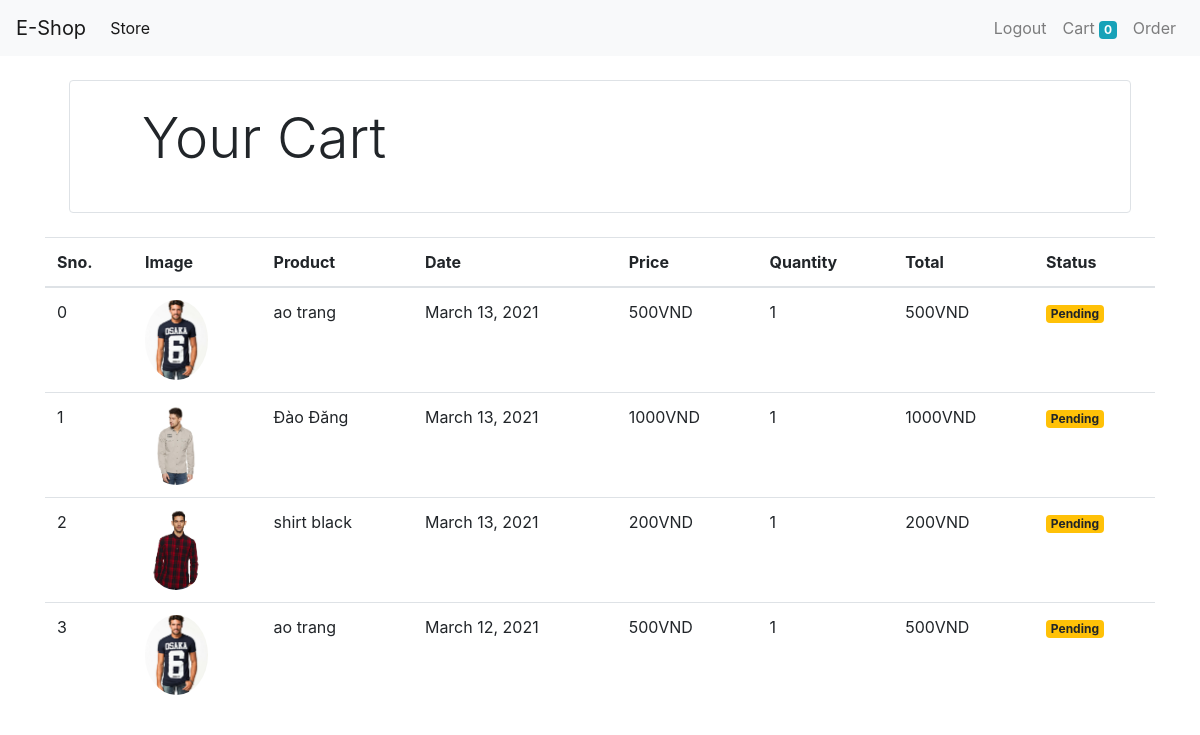
Page /orders (signed in) on the committed database.
### store/models/order.py (models this page shows)
class Order(models.Model):
    product=models.ForeignKey(Product,on_delete=models.CASCADE)
    customer=models.ForeignKey(Customer,on_delete=models.CASCADE)
    quantity = models.IntegerField(default=1)
    price = models.IntegerField()
    phone = models.CharField(max_length=10,default='',blank=True)
    address= models.CharField(max_length=50,default='',blank=True)
    date= models.DateField(default=datetime.datetime.today)
    status = models.BooleanField(default=False)
    @staticmethod
    def get_order_by_customer(customer_id):
        return Order.objects.filter(customer = customer_id).order_by('-date')

### store/models/product.py (models this page shows, shortened)
class Product(models.Model):
    name = models.CharField(max_length=50)
    price = models.IntegerField(default=0)
    category = models.ForeignKey(Category, on_delete= models.CASCADE, default=1)
    description = models.CharField(max_length=200, default='' , null=True , blank=True)
    image = models.ImageField(upload_to='uploads/products/')

### store/views/orderview.py (the view)
# urls.py: path('orders', OrderView.as_view(), name='orders'),
class OrderView(View):
    @method_decorator(auth_middleware)
    def get(self,request):
        customer = request.session.get('customer')
        order = Order.get_order_by_customer(customer)
        print('order:',order)
        return render(request, 'orders.html',{'orders': order})

### store/templatetags/custom_filter.py (called while the page is built)
@register.filter(name='currency')
def currency(number):
    return str(number)+'VND'

@register.filter(name='multiply')
def multiply(number, number1):
    return number * number1

### store/templates/orders.html
{% extends "base.html" %}
{% block content %}
{% load cart %}
{% load custom_filter %}
   <div class="container">
      <div class="border rounded p-4 m-4">
         <p class="display-4 pl-4 ml-4">Your Cart</p>
      </div>
      <table class="table">
         <thead>
            <tr>
               <th>Sno.</th>
               <th>Image</th>
               <th>Product</th>
               <th>Date</th>
               <th>Price</th>
               <th>Quantity</th>
               <th>Total</th>
               <th>Status</th>
            </tr>
         </thead>
         <tbody>
            {% for order in orders %}
            <tr>
               <td>{{forloop.counter0}}</td>
               <td> <img style="height:80px;" class="rounded-circle" src="{{order.product.image.url}}" alt=""></td>
               <td>{{order.product.name}}</td>
               <td>{{order.date}}</td>
               <td>{{order.price|currency}}</td>
               <td>{{order.quantity}}</td>
               <td>{{order.quantity|multiply:order.price|currency}}</td>
               {% if order.status %}
               <td><small class="badge badge-success">Completed</small></td>
               {%else%}
               <td><small class="badge badge-warning">Pending</small></td>
               {%endif%}
            </tr>
            {% endfor %}
         </tbody>
      </table>
   </div>
{% endblock %}

### rows in the picture
Order: product.image (picture), product.name "ao trang", date "March 13, 2021", price "500VND", quantity "1", quantity|multiply "500VND", status "Pending"
Order: product.image (picture), product.name "Đào Đăng", date "March 13, 2021", price "1000VND", quantity "1", quantity|multiply "1000VND", status "Pending"
Order: product.image (picture), product.name "shirt black", date "March 13, 2021", price "200VND", quantity "1", quantity|multiply "200VND", status "Pending"
Order: product.image (picture), product.name "ao trang", date "March 12, 2021", price "500VND", quantity "1", quantity|multiply "500VND", status "Pending"

### other values in the picture
{{ request.session.cart|length }} "0"
